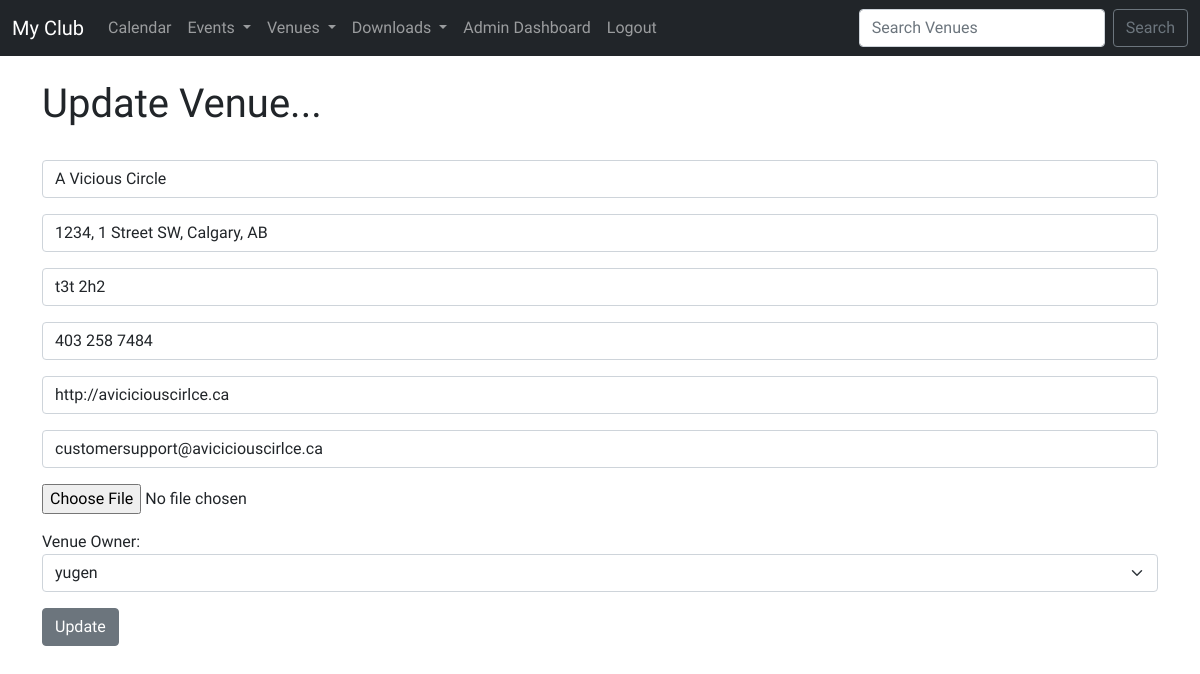
The page /update_venue/4 (signed in) on the database its author committed.
### events/models.py (models this page shows, shortened)
class Venue(models.Model):
    name            = models.CharField('Venue Name', max_length=120)
    address         = models.CharField(max_length=300)
    zip_code        = models.CharField('Zip Code', max_length=12)
    phone           = models.CharField('Contact Phone', max_length=25, blank=True)
    web             = models.URLField('Website Address', blank=True)
    email_address   = models.EmailField('Email', blank=True)
    owner           = models.ForeignKey(User, on_delete=models.CASCADE, verbose_name='Venue Owner')     # associates with user_id
    venue_image     = models.ImageField(upload_to="images/", null=True, blank=True)

### events/views.py (the view)
# urls.py: path('update_venue/<venue_id>', views.update_venue, name='update-venue'),
def update_venue(request, venue_id):
    venue = Venue.objects.get(pk=venue_id)
    form = VenueForm(request.POST or None, request.FILES or None, instance=venue)
    if form.is_valid():
        form.save()
        return redirect('events:list-venues')
    return render(request, 'events/update_venue.html',
                  {'venue': venue,
                   'form': form})

### events/forms.py
class VenueForm(ModelForm):
    class Meta:
        model = Venue
        fields = ('name', 'address', 'zip_code', 'phone', 'web', 'email_address', 'venue_image', 'owner')
        labels = {
            'name': '',
            'address': '',
            'zip_code': '',
            'phone': '',
            'web': '',
            'email_address': '',
            'venue_image':'',
        }
        widgets = {
            'name': forms.TextInput(attrs={'class': 'form-control', 'placeholder': 'Venue Name'}),
            'address': forms.TextInput(attrs={'class': 'form-control', 'placeholder': 'Address'}),
            'zip_code': forms.TextInput(attrs={'class': 'form-control', 'placeholder': 'Zip Code'}),
            'phone': forms.TextInput(attrs={'class': 'form-control', 'placeholder': 'Phone'}),
            'web': forms.TextInput(attrs={'class': 'form-control', 'placeholder': 'Web Address'}),
            'email_address': forms.EmailInput(attrs={'class': 'form-control', 'placeholder': 'Email'}),
            'owner': forms.Select(attrs={'class': 'form-select', 'placeholder': 'Venue Owner'}),
        }

### events/templates/events/update_venue.html (shortened to what this page needs)
{% extends 'base.html' %}
{% block content %}
{% if user.is_authenticated %}
    <h1>Update Venue...</h1><br>
        <form action="" method="POST" enctype="multipart/form-data">
            {{ form.as_p }}
            <input type="submit" value="Update" class="btn btn-secondary">
        </form>
{% else %}
    <h2>Sorry! You Must Be Logged In To View This Page...</h2>
    <a href="{% url 'login' %}" class="btn btn-success">Login Here</a>
{% endif %}
{% endblock %}

### static/styles/main.css (style rules this page uses)
* { margin: 0; padding: 0; box-sizing: border-box; text-decoration: none; border: none; outline: none; scroll-behavior: smooth; font-family: 'KoHo'; }

### rows shown on the page
Venue: name "A Vicious Circle", address "1234, 1 Street SW, Calgary, AB", zip_code "t3t 2h2", phone "403 258 7484", web "http://aviciciouscirlce.ca", email_address "customersupport@aviciciouscirlce.ca", owner "yugen"
